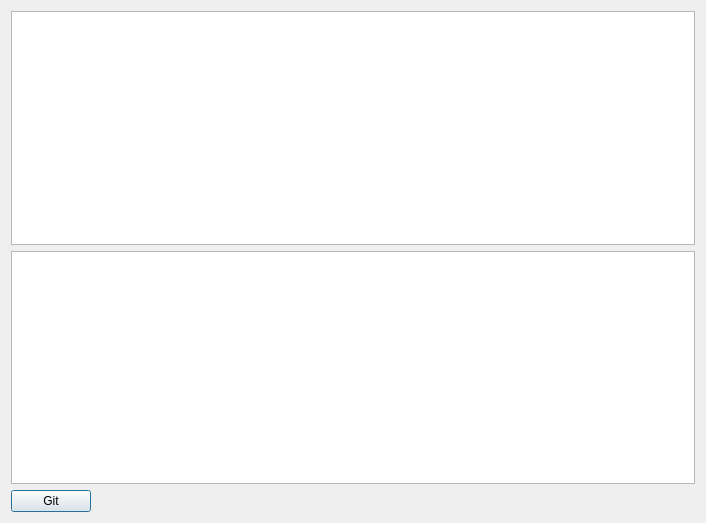
<?xml version="1.0" encoding="UTF-8"?>
<ui version="4.0">
 <class>MyFileSyster</class>
 <widget class="QDialog" name="MyFileSyster">
  <property name="geometry">
   <rect>
    <x>0</x>
    <y>0</y>
    <width>706</width>
    <height>523</height>
   </rect>
  </property>
  <property name="windowTitle">
   <string>MyFileSyster</string>
  </property>
  <layout class="QVBoxLayout" name="verticalLayout">
   <item>
    <widget class="QListView" name="listView"/>
   </item>
   <item>
    <widget class="QTableView" name="tableView"/>
   </item>
   <item>
    <layout class="QHBoxLayout" name="horizontalLayout">
     <item>
      <widget class="QPushButton" name="pushButton_Git">
       <property name="text">
        <string>Git</string>
       </property>
      </widget>
     </item>
     <item>
      <spacer name="horizontalSpacer">
       <property name="orientation">
        <enum>Qt::Horizontal</enum>
       </property>
       <property name="sizeHint" stdset="0">
        <size>
         <width>40</width>
         <height>20</height>
        </size>
       </property>
      </spacer>
     </item>
    </layout>
   </item>
  </layout>
 </widget>
 <layoutdefault spacing="6" margin="11"/>
 <resources/>
 <connections/>
</ui>
